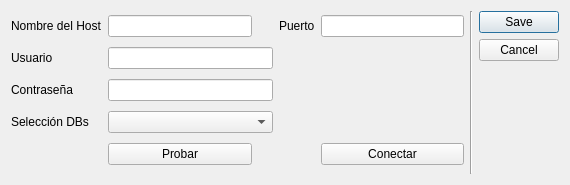
<?xml version="1.0" encoding="UTF-8"?>
<ui version="4.0">
 <class>DBConfig</class>
 <widget class="QDialog" name="DBConfig">
  <property name="windowModality">
   <enum>Qt::ApplicationModal</enum>
  </property>
  <property name="geometry">
   <rect>
    <x>0</x>
    <y>0</y>
    <width>570</width>
    <height>185</height>
   </rect>
  </property>
  <property name="minimumSize">
   <size>
    <width>570</width>
    <height>185</height>
   </size>
  </property>
  <property name="maximumSize">
   <size>
    <width>570</width>
    <height>185</height>
   </size>
  </property>
  <property name="windowTitle">
   <string>Configuración - Base de Datos</string>
  </property>
  <layout class="QGridLayout" name="gridLayout">
   <item row="0" column="0">
    <layout class="QGridLayout" name="gridLayout_2">
     <item row="4" column="0">
      <widget class="QLabel" name="lblDBSelection">
       <property name="text">
        <string>Selección DBs</string>
       </property>
      </widget>
     </item>
     <item row="0" column="3">
      <widget class="QLabel" name="lblDBPort">
       <property name="text">
        <string>Puerto</string>
       </property>
      </widget>
     </item>
     <item row="0" column="1">
      <widget class="QLineEdit" name="lineEdit"/>
     </item>
     <item row="3" column="0">
      <widget class="QLabel" name="lblDBPassword">
       <property name="text">
        <string>Contraseña</string>
       </property>
      </widget>
     </item>
     <item row="2" column="0">
      <widget class="QLabel" name="lblDBUser">
       <property name="text">
        <string>Usuario</string>
       </property>
      </widget>
     </item>
     <item row="0" column="0">
      <widget class="QLabel" name="lblDBHostname">
       <property name="text">
        <string>Nombre del Host</string>
       </property>
      </widget>
     </item>
     <item row="0" column="4">
      <widget class="QLineEdit" name="lineEdit_2"/>
     </item>
     <item row="0" column="2">
      <spacer name="horizontalSpacer">
       <property name="orientation">
        <enum>Qt::Horizontal</enum>
       </property>
       <property name="sizeType">
        <enum>QSizePolicy::Fixed</enum>
       </property>
       <property name="sizeHint" stdset="0">
        <size>
         <width>15</width>
         <height>20</height>
        </size>
       </property>
      </spacer>
     </item>
     <item row="5" column="4">
      <widget class="QPushButton" name="btnSerialConnect">
       <property name="text">
        <string>Conectar</string>
       </property>
      </widget>
     </item>
     <item row="5" column="1">
      <widget class="QPushButton" name="btnCheckSerial">
       <property name="maximumSize">
        <size>
         <width>150</width>
         <height>16777215</height>
        </size>
       </property>
       <property name="text">
        <string>Probar</string>
       </property>
      </widget>
     </item>
     <item row="2" column="1" colspan="2">
      <widget class="QLineEdit" name="lineEdit_3"/>
     </item>
     <item row="3" column="1" colspan="2">
      <widget class="QLineEdit" name="lineEdit_4"/>
     </item>
     <item row="4" column="1" colspan="2">
      <widget class="QComboBox" name="comboBox">
       <property name="minimumSize">
        <size>
         <width>100</width>
         <height>0</height>
        </size>
       </property>
      </widget>
     </item>
    </layout>
   </item>
   <item row="0" column="1">
    <widget class="Line" name="line">
     <property name="orientation">
      <enum>Qt::Vertical</enum>
     </property>
    </widget>
   </item>
   <item row="0" column="2">
    <widget class="QDialogButtonBox" name="buttonBox_2">
     <property name="orientation">
      <enum>Qt::Vertical</enum>
     </property>
     <property name="standardButtons">
      <set>QDialogButtonBox::Cancel|QDialogButtonBox::Save</set>
     </property>
    </widget>
   </item>
  </layout>
 </widget>
 <resources/>
 <connections/>
</ui>
